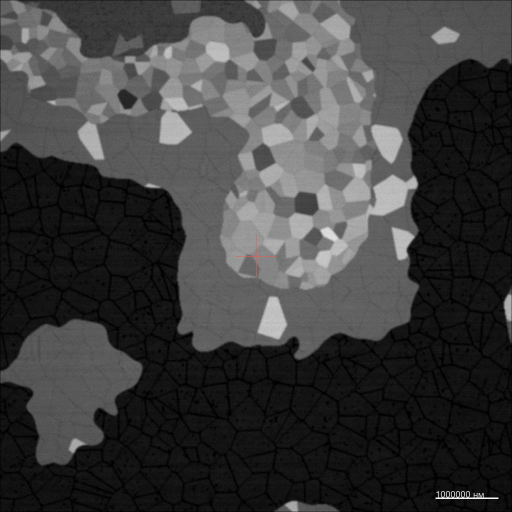
#> input picture examples/microscope_v2_captures/capture_002.png, 1024 x 1024 px (shown at 1/2 size); its folder holds only this picture in this run
$ python -i quality_metrics_ferro.py   (imports and definitions only)
#> lines starting #> are read from the running program, lines starting #| are printed output that depends on the picture
"""Quality metrics for Fe-C microstructure renderings (Phase C1).

The plan calls for objective ways to compare a generated frame against
either a reference photograph or the lever-rule prediction. This module
implements a small set of CPU-only metrics that work without any deep
learning dependencies; the optional LPIPS / FID metrics live behind
``try``-import guards so the module degrades gracefully when those
libraries are not available.

Provided metrics:

* ``phase_fraction_error`` — relative error between rendered phase
  masks and the lever-rule expectation. Returns a per-phase dict
  plus a maximum error.
* ``histogram_intersection`` — RGB or grayscale histogram intersection
  in [0, 1]; 1.0 = identical distributions.
* ``ssim_vs_reference`` — sanity-check SSIM via
  ``skimage.metrics.structural_similarity`` if available, otherwise
  a numpy fallback (Pearson correlation on the same-size frames).
* ``fft_lamellae_period_px`` — peak frequency of a 1D radial FFT
  spectrum, useful for measuring perlite interlamellar spacing.
* ``hough_orientation_histogram`` — coarse 8-bin orientation histogram
  derived from a Sobel gradient field; lets a test verify that an
  ostensibly-uniform pearlite area has no dominant direction.
* ``grain_size_astm`` — wraps ``core.measurements`` to expose the ASTM
  E112 grain size from a label map.

All functions are pure: they read numpy arrays and return Python
primitives (or small dicts). They never touch the filesystem.
"""

from __future__ import annotations

from typing import Any

import numpy as np

try:
    from skimage.metrics import structural_similarity as _skimage_ssim  # type: ignore
except Exception:  # pragma: no cover - optional dependency
    _skimage_ssim = None

try:
    from scipy import ndimage as _ndimage  # type: ignore
except Exception:  # pragma: no cover
    _ndimage = None


# ---------------------------------------------------------------------------
# Phase fraction error
# ---------------------------------------------------------------------------


# [168 lines left out: functions _resolve_mask, phase_fraction_error, histogram_intersection, _hist_inter_channel, ssim_vs_reference, fft_lamellae_period_px, not called in this run]


# ---------------------------------------------------------------------------
# Hough orientation histogram (coarse)
# ---------------------------------------------------------------------------


def hough_orientation_histogram(
    image: np.ndarray,
    *,
    bins: int = 8,
) -> np.ndarray:
    """Return a coarse orientation histogram (radians ∈ [0, π)) of
    the gradient field of ``image``. Used to verify whether an
    ostensibly-uniform pearlite area has any dominant direction
    (the histogram should be near-uniform when it does not).
    """
#> called with bins = 8
    if image.ndim != 2:
        raise ValueError("image must be 2D grayscale")
    if _ndimage is None:
        # Manual Sobel.
        gx = np.zeros_like(image, dtype=np.float32)
        gy = np.zeros_like(image, dtype=np.float32)
        gx[:, 1:-1] = image[:, 2:].astype(np.float32) - image[:, :-2].astype(np.float32)
        gy[1:-1, :] = image[2:, :].astype(np.float32) - image[:-2, :].astype(np.float32)
    else:
        gx = _ndimage.sobel(image.astype(np.float32), axis=1)
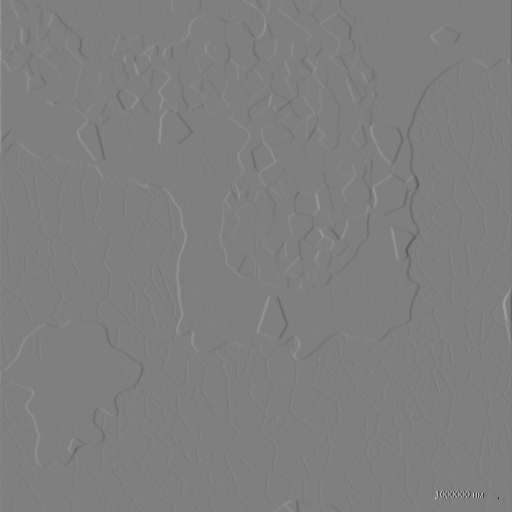
#> gx: shape (1024, 1024) float32 (shown at 1/2 size); min -972, max 977, mean 0; drawn with min black and max white
        gy = _ndimage.sobel(image.astype(np.float32), axis=0)
    magnitude = np.hypot(gx, gy)
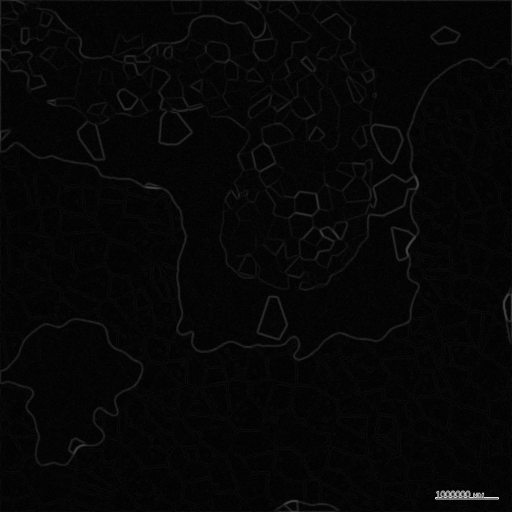
#> magnitude: shape (1024, 1024) float32 (shown at 1/2 size); min 0, max 1029.5, mean 26.6; drawn with min black and max white
    angle = np.arctan2(gy, gx) % np.pi
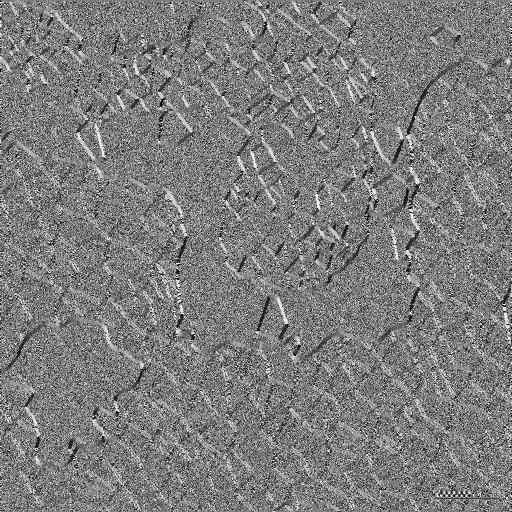
#> angle: shape (1024, 1024) float32 (shown at 1/2 size); min 0, max 3.14, mean 1.55; drawn with min black and max white
    weights = magnitude.ravel()
    angles = angle.ravel()
    threshold = float(weights.mean()) * 1.5
#> threshold = 39.91
    keep = weights > threshold
    if keep.sum() < 32:
        return np.full(bins, 1.0 / float(bins), dtype=np.float32)
    edges = np.linspace(0.0, np.pi, bins + 1)
    hist, _ = np.histogram(angles[keep], bins=edges, weights=weights[keep])
#> hist = [1406380, 1109048.8, 1151351.5, 1530366.2, 1767818.5, 1157768.5, 1280637.5, 1470798]
    if hist.sum() <= 0.0:
        return np.full(bins, 1.0 / float(bins), dtype=np.float32)
    return (hist / hist.sum()).astype(np.float32)


# ---------------------------------------------------------------------------
# Grain size (ASTM E112) wrapper
# ---------------------------------------------------------------------------


# [27 lines left out: function grain_size_astm, not called in this run]

>>> import cv2
>>> picture = cv2.imread('../../examples/microscope_v2_captures/capture_002.png', cv2.IMREAD_GRAYSCALE)
>>> result = hough_orientation_histogram(picture)
#> result = [0.129, 0.102, 0.106, 0.141, 0.163, 0.106, 0.118, 0.135]
